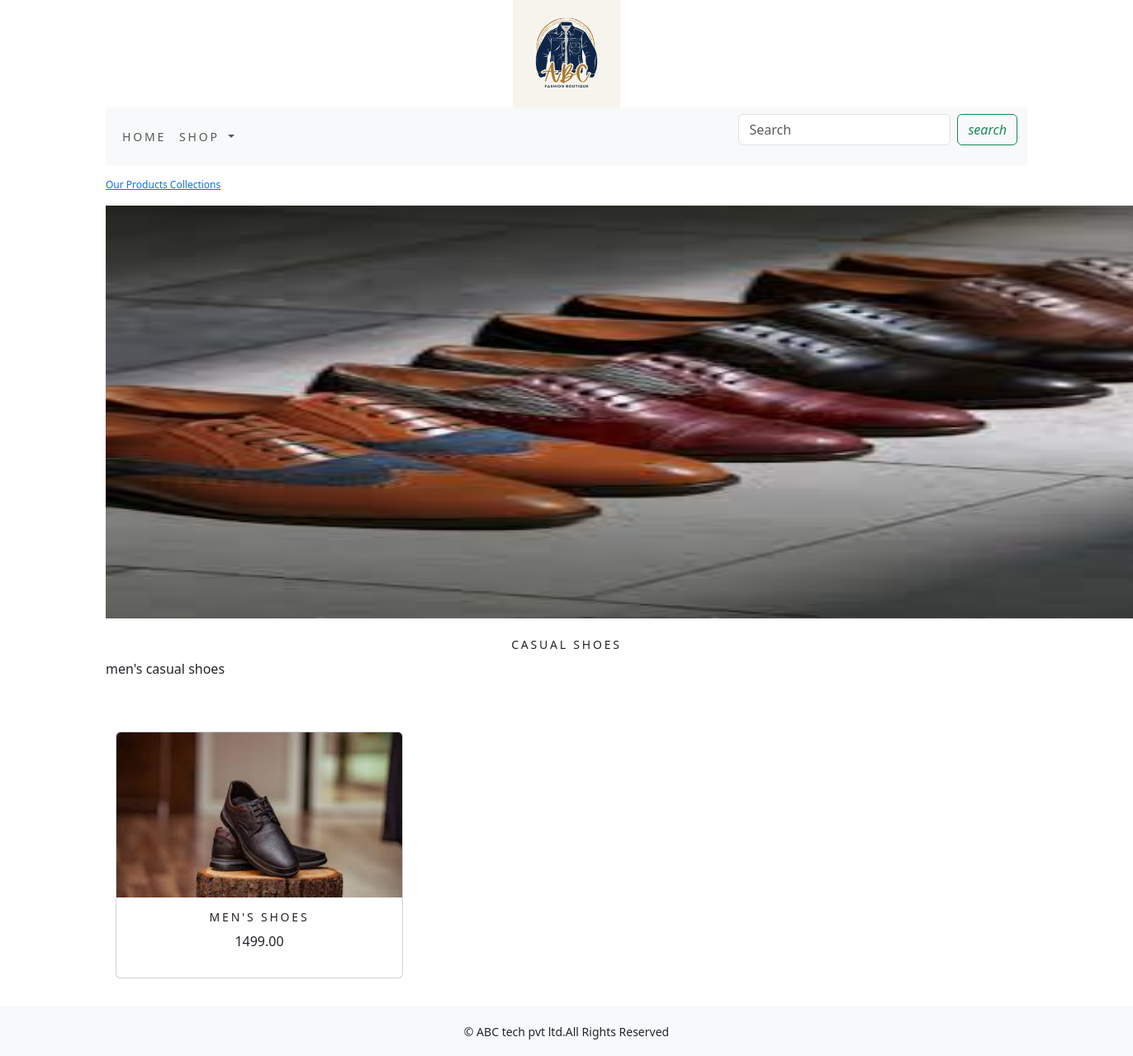
The page /ecommerceapp/casual-shoes/ on the database its author committed.
### ecommerceapp/models.py (models this page shows, shortened)
class Category(models.Model):
    name=models.CharField(max_length=250,unique=True)
    slug = models.SlugField(max_length=250, unique=True)
    description= models.TextField(blank=True)
    image = models.ImageField(upload_to='category', blank=True)
    class Meta:
        ordering=('name',)
        verbose_name='category'
        verbose_name_plural='categories'
    def get_url(self):
        return reverse('shop:product_by_category',args=[self.slug])

class Product(models.Model):
    name=models.CharField(max_length=250,unique=True)
    slug = models.SlugField(max_length=250, unique=True)
    description= models.TextField(blank=True)
    price = models.DecimalField(max_digits=10, decimal_places=2)
    category=models.ForeignKey(Category,on_delete=models.CASCADE)
    image = models.ImageField(upload_to='product', blank=True)
    stock=models.IntegerField()
    available=models.BooleanField(default=True)
    created = models.DateTimeField(auto_now_add=True)
    updated = models.BooleanField(default=True)
    def get_url(self):
        return reverse('shop:prodCatdetail',args=[self.category.slug,self.slug])
    class Meta:
        ordering=('name',)
        verbose_name='product'
        verbose_name_plural='products'

### ecommerceapp/views.py (the view)
# urls.py: path('',views.allProdCat,name='allProdCat'),
def allProdCat(request,c_slug=None):
    c_page=None
    product_list=None
    if c_slug!=None:
        c_page=get_object_or_404(Category,slug=c_slug)
        product_list=Product.objects.all().filter(category=c_page,available=True)
    else:
        product_list = Product.objects.all().filter(available=True)
    paginator=Paginator(product_list,6)
    try:
        page=int(request.GET.get('page','1'))
    except:
        page=1
    try:
        products=paginator.page(page)
    except (EmptyPage,InvalidPage):
        products=paginator.page(paginator.num_pages)
    return render(request,'category.html',{'category':c_page,'products':products})

### cart/context_processors.py (called while the page is built)
def counter(request):
    item_count=0
    if 'admin' in request.path:
        return {}
    else:
        try:
            cart=Cart.objects.filter(cart_id=cart_id(request))
            cart_items=CartItem.objects.all().filter(cart=cart[:1])
            for cart_item in cart_items:
                item_count += cart_item.quantity
        except Cart.DoesNotExist:
            item_count=0
    return dict(item_count=item_count)

### cart/views.py (called while the page is built)
def cart_id(request):
    cart=request.session.session_key
    if not cart:
        cart=request.session.create()
    return cart

### ecommerceapp/context_processors.py (called while the page is built)
def menu_links(request):
    links=Category.objects.all()
    return dict(links=links)

### templates/category.html (shortened to what this page needs)
{% extends 'base.html' %}
{% load static %}
{% block content %}
    {% if category %}
<div>
    <div class="row my_row_class">
        <div class="mx_auto">
        <p> <a href="{% url 'shop:allProdCat' %}">Our Products Collections</a></p>
</div>
    </div>
    </div>
 {% endif %}
<div class="mx_auto">
    {% if category %}
    <img class="my_image" src="{{ category.image.url }}" alt="{{category.name}}">
</div>
<br>
<div>
    <h1 class="text-center my_title">{{category.name}}</h1>
    <p class="text-justify">{{category.description}}</p>
</div>
{% endif %}
<div class="container">
    <div class="row mx_auto">
        {% for product in products.object_list %}
        <div class="my_bottom_margin col-9 col-sm-12  col-md-4 xol-lg-4"><br><br>
            <div class="card text-center" style="min-width:18rem;">
               <a href="{{product.get_url}}"><img class="card-img-top my_image1" src="{{product.image.url}}" height="200px" width="200px" alt="{{product.name}}"  ></a>
             <div class="card-body">
                 <h4>{{product.name}}</h4>
                 <p>{{product.price}}</p>
             </div>
            </div>
        </div>
            {% endfor %}
    </div>
</div>
    <br>
</div>
{% endblock %}

### static/css/custom.css (style rules this page uses)
body { font-family: 'Open Sans', sans-serif; }
.my_row_class { padding-top :15px; }
.my_row_class .mx_auto { color :#000; font-size :12px; }
.my_image { width :1320px; height :500px; }
.my_title { font-size :14px; text-transform :uppercase; letter-spacing : .2em; }
.my_bottom_margin { margin-bottom:10px; }
.card-body h4 { font-size :14px; text-transform :uppercase; letter-spacing : .2em; }

### rows shown on the page
Category: image (picture), name "CASUAL SHOES", description "men's casual shoes"
Product: image (picture), name "MEN'S SHOES", price "1499.00"
